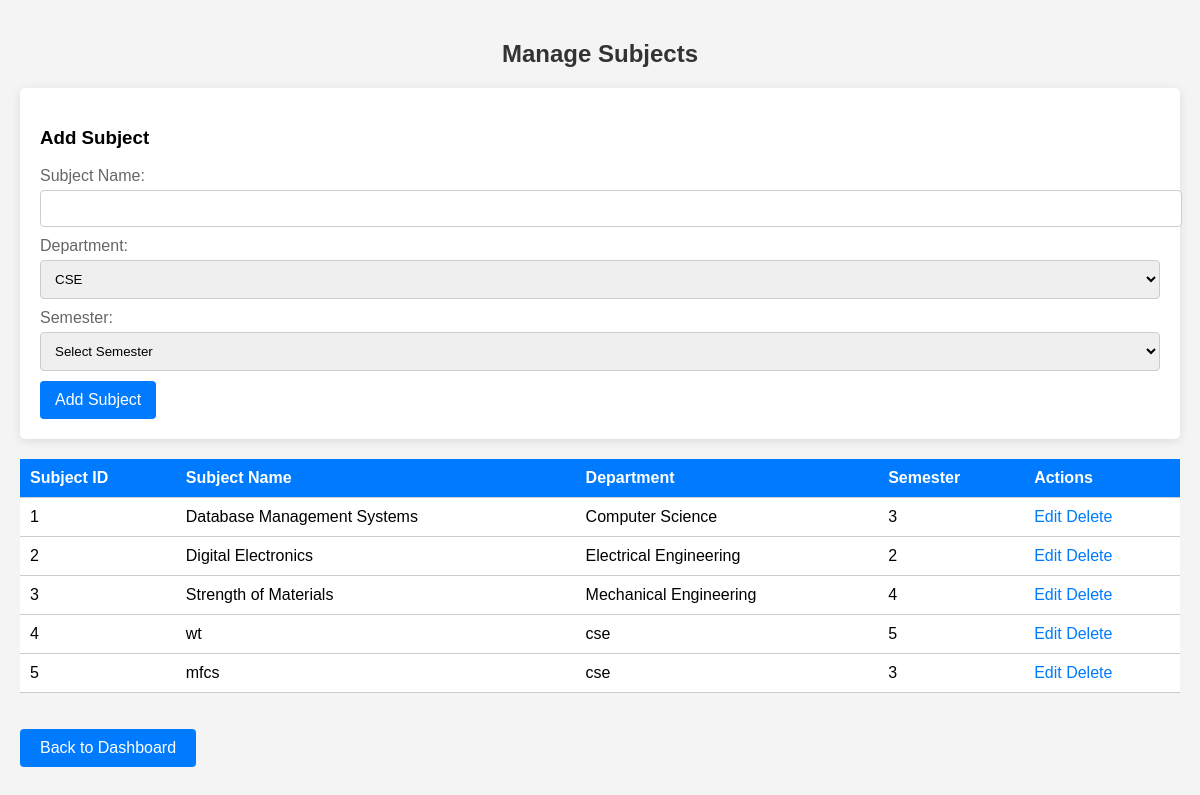
Screenshot of /admin/manage_subjects.php with the database file from the repository.
### tables this page shows
CREATE TABLE `subject` (
  `subject_id` int(11) NOT NULL,
  `subject_name` varchar(100) DEFAULT NULL,
  `department` varchar(50) DEFAULT NULL,
  `semester` int(11) DEFAULT NULL
);

### admin/manage_subjects.php (the view, shortened to what this page needs)
<?php
include 'db_connect.php';
$departments = ["CSE", "CST", "CAI", "CAD", "AIML", "ECE", "ECT", "EEE", "CIVIL", "MECH"];
$sql = "SELECT * FROM subject";
$result = mysqli_query($conn, $sql);
?>
<!DOCTYPE html>
<html lang="en">
<head>
    <link rel="stylesheet" type="text/css" href="subjectstyles.css">
</head>
<body>
    <h2>Manage Subjects</h2>
    <form method="post">
        <h3>Add Subject</h3>
        <label for="subject_name">Subject Name:</label>
        <input type="text" name="subject_name" required>
        <label for="department">Department:</label>
        <select name="department" required>
            <?php foreach ($departments as $dept): ?>
                <option value="<?php echo htmlspecialchars($dept); ?>"><?php echo htmlspecialchars($dept); ?></option>
            <?php endforeach; ?>
        </select>
        <label for="semester">Semester:</label>
        <select name="semester" required>
            <option value="">Select Semester</option>
        </select>
        <input type="submit" name="add_subject" value="Add Subject">
    </form>
    <table>
        <thead>
            <tr>
                <th>Subject ID</th>
                <th>Subject Name</th>
                <th>Department</th>
                <th>Semester</th>
                <th>Actions</th>
            </tr>
        </thead>
        <tbody>
            <?php while ($row = mysqli_fetch_assoc($result)): ?>
                <tr>
                    <td><?php echo htmlspecialchars($row['subject_id']); ?></td>
                    <td><?php echo htmlspecialchars($row['subject_name']); ?></td>
                    <td><?php echo htmlspecialchars($row['department']); ?></td>
                    <td><?php echo htmlspecialchars($row['semester']); ?></td>
                    <td>
                        <a href="edit_subject.php?id=<?php echo htmlspecialchars($row['subject_id']); ?>">Edit</a>
                        <a href="delete_subject.php?id=<?php echo htmlspecialchars($row['subject_id']); ?>">Delete</a>
                    </td>
                </tr>
            <?php endwhile; ?>
        </tbody>
    </table>
    <br><br>
<a href="admin_dashboard.php" class="button-link">Back to Dashboard</a>
</body>
</html>

### admin/subjectstyles.css (style rules this page uses)
body { font-family: Arial, sans-serif; margin: 0; padding: 20px; background-color: #f4f4f4; }
h2 { text-align: center; color: #333; }
form { background-color: #fff; padding: 20px; border-radius: 5px; box-shadow: 0 2px 10px rgba(0, 0, 0, 0.1); margin-bottom: 20px; }
label { display: block; margin-bottom: 5px; color: #666; }
input[type="text"], select { width: 100%; padding: 10px; margin-bottom: 10px; border: 1px solid #ccc; border-radius: 4px; }
input[type="submit"] { background-color: #007BFF; color: white; border: none; padding: 10px 15px; border-radius: 4px; cursor: pointer; font-size: 16px; }
table { width: 100%; border-collapse: collapse; margin-top: 20px; background-color: #fff; }
th, td { padding: 10px; text-align: left; border-bottom: 1px solid #ccc; }
th { background-color: #007BFF; color: white; }
a { color: #007BFF; text-decoration: none; }
.button-link { display: inline-block; padding: 10px 20px; background-color: #007BFF; color: white; text-align: center; text-decoration: none; border-radius: 4px; border: none; transition: background-color 0.3s, transform 0.2s; }

### rows the page displays
subject: subject_id "1", subject_name "Database Management Systems", department "Computer Science", semester "3"
subject: subject_id "2", subject_name "Digital Electronics", department "Electrical Engineering", semester "2"
subject: subject_id "3", subject_name "Strength of Materials", department "Mechanical Engineering", semester "4"
subject: subject_id "4", subject_name "wt", department "cse", semester "5"
subject: subject_id "5", subject_name "mfcs", department "cse", semester "3"

### other values shown
form field department "CSE"
